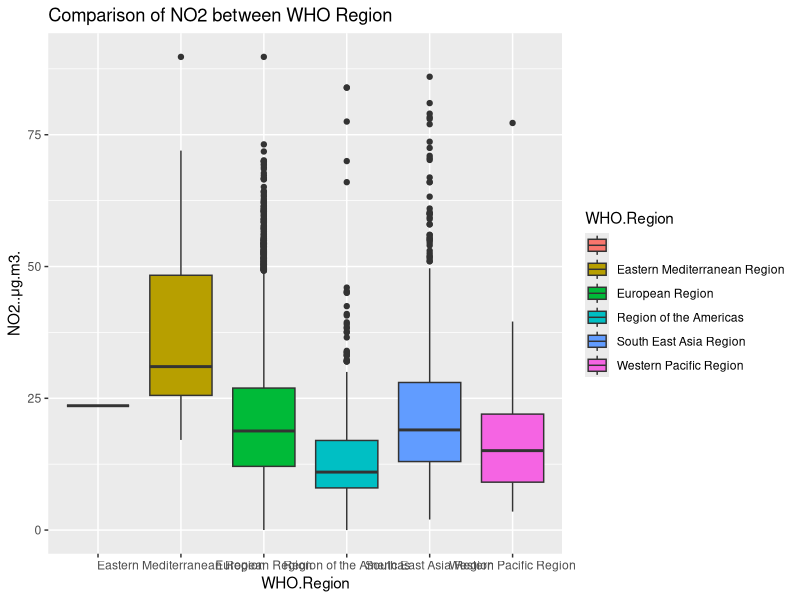
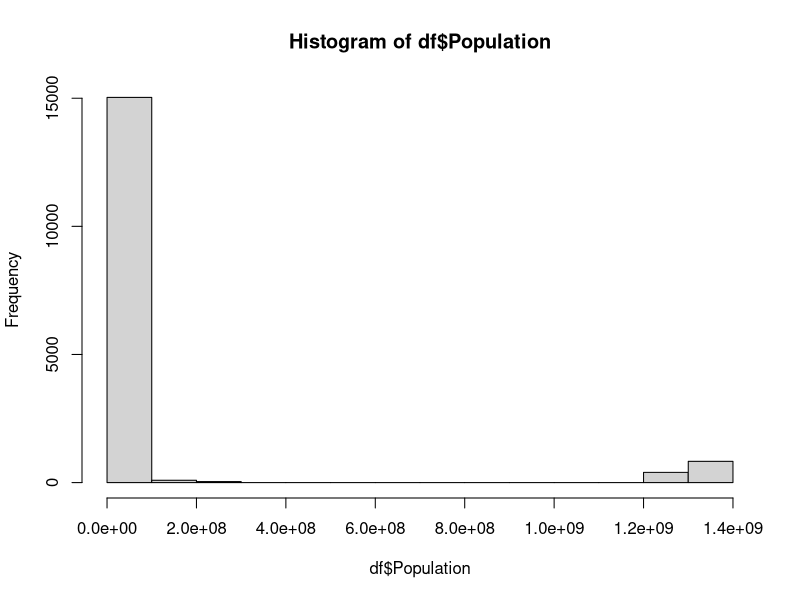
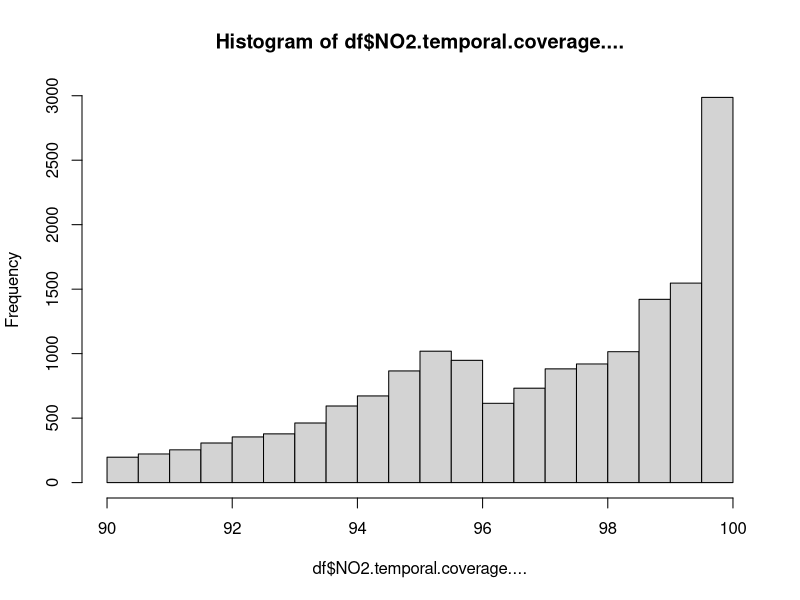

The R script that drew these images, in order:
## ---- chunk 1
#| vscode: {languageId: r}
df = read.csv('data_final.csv')
print(head(df))
## ---- chunk 2
#| vscode: {languageId: r}
summary(df)
## ---- chunk 3
#| vscode: {languageId: r}
unique_region <- unique(df$WHO.Region)
print(unique_region)
## ---- chunk 4
#| vscode: {languageId: r}
unique_iso <- unique(df$ISO3)
print(unique_iso)
## ---- chunk 5
#| vscode: {languageId: r}
unique_country <- unique(df$WHO.Country.Name)
print(unique_country)
## ---- chunk 6
#| vscode: {languageId: r}
library(dplyr)

# Balancing data choosing countries with data for years 2010, 2016, 2017, and 2018
years_to_keep <- c(2010, 2016, 2017, 2018)

# balanced data
years_to_keep <- c(2010, 2014, 2015, 2016, 2017, 2018)

# Filter the data frame
filtered_df <- df %>%
  group_by(WHO.Country.Name) %>%
  filter(all(years_to_keep %in% Measurement.Year))

# Display the filtered data frame
print(head(filtered_df))
## ---- chunk 7
#| vscode: {languageId: r}
library(ggplot2)
print(names(df))

#hist(df$NO2....g.m3.)

df %>%
  ggplot( aes(x = WHO.Region, y = NO2..μg.m3., fill=WHO.Region)) +
  geom_boxplot() +ggtitle("Comparison of NO2 between WHO Region")

hist(df$Population)

hist(df$NO2.temporal.coverage....)

## ---- chunk 8
#| vscode: {languageId: r}

df1 <- subset(df, select=c(Measurement.Year, WHO.Country.Name))

df2 <- df1[order(df1$Measurement.Year), ]
df2

table <- table(df1)

# Create a new data frame with counts for each combination of Year and Country
count_df <- df1 %>%
  group_by(Measurement.Year, WHO.Country.Name) %>%
  summarize(Frequency = n())

# Display the resulting data frame
print(count_df)

count_df[count_df$WHO.Country.Name=="Korea",]
## ---- chunk 9

df_region <- subset(df, select=c(Measurement.Year, WHO.Region))


# Create a new data frame with counts for each combination of Year and Country
df_region <- df_region %>%
  group_by(Measurement.Year, WHO.Region) %>%
  summarize(Frequency = n())

# Display the resulting data frame
print(df_region)
## ---- chunk 10


sea <- subset(df, select=NO2..μg.m3.,
                      subset=WHO.Region=="South East Asia Region", drop=T)

eur  <- subset(df, select=NO2..μg.m3.,
                      subset=WHO.Region=="European Region", drop=T)

t.test(sea, eur, alt="greater")

## ---- chunk 11

df2019 <- df[df$Measurement.Year==2019, ]

sea2 <- subset(df2019, select=NO2..μg.m3.,
                      subset=WHO.Region=="South East Asia Region", drop=T)

eur2  <- subset(df2019, select=NO2..μg.m3.,
                      subset=WHO.Region=="European Region", drop=T)

t.test(sea2, eur2, alt="greater")

## ---- chunk 12
sea2 <- subset(df2019, select=Average.NO2,
                      subset=WHO.Region=="South East Asia Region", drop=T)

eur2  <- subset(df2019, select=Average.NO2,
                      subset=WHO.Region=="European Region", drop=T)

t.test(sea2, eur2, alt="greater")
## ---- chunk 13
sea3 <- df2019[df2019$WHO.Region == "South East Asia Region", ]
eur3 <- df2019[df2019$WHO.Region == "European Region", ]
N <- 100000

ratiomeans<- numeric(N)

for (i in 1:N)
{
  sea_sample <- sample(df$NO2..μg.m3.[df$WHO.Region == 'South East Asia Region'], length(sea3), replace = TRUE)
  eur_sample <- sample(df$NO2..μg.m3.[df$WHO.Region == 'European Region'], length(eur3), replace = TRUE)
  ratiomeans[i] <- mean(sea_sample)/mean(eur_sample)
}

quantile(ratiomeans, c(0.025, 0.975))
## ---- chunk 14
sea_mean <- mean(df$NO2..μg.m3.[df$WHO.Region == 'South East Asia Region'])
eur_mean <- mean(df$NO2..μg.m3.[df$WHO.Region == 'European Region'])
ratio_actual <- sea_mean/eur_mean
(bias= mean(ratiomeans)-mean(ratio_actual)) #estimated bias
## ---- chunk 15
df$WHO.Guideline <- ifelse(df$NO2..μg.m3. >= 41.0, "above", "within")
print(head(df))

df_region_chi <- df[!is.na(df$WHO.Region) & !is.na(df$WHO.Guideline),]

tableRegion <- table(df$WHO.Region, df$WHO.Guideline)
tableRegion

chisq.test(tableRegion)

## ---- chunk 16

germany1 <- subset(df, select=NO2..μg.m3.,
                      subset=WHO.Country.Name=="Germany", drop=T)

france1  <- subset(df, select=NO2..μg.m3.,
                      subset=WHO.Country.Name=="France", drop=T)

t.test(germany1, france1, alt="greater")

## ---- chunk 17
df2010 <- df[df$Measurement.Year==2010, ]

germany2 <- subset(df2010, select=NO2..μg.m3.,
                      subset=WHO.Country.Name=="Germany", drop=T)

france2  <- subset(df2010, select=NO2..μg.m3.,
                      subset=WHO.Country.Name=="France", drop=T)

t.test(france2, germany2, alt="less")
## ---- chunk 18

germany3 <- subset(df, select=Population,
                      subset=WHO.Country.Name=="Germany", drop=T)

france3  <- subset(df, select=Population,
                      subset=WHO.Country.Name=="France", drop=T)

t.test(germany3, france3, alt="greater")

## ---- chunk 19

df_germany <- df[df$WHO.Country.Name=="Germany", ]

germany2016 <- subset(df_germany, select=NO2..μg.m3.,
                      subset=Measurement.Year=="2016", drop=T)

germany2018  <- subset(df_germany, select=NO2..μg.m3.,
                      subset=Measurement.Year=="2018", drop=T)

t.test(germany2018, germany2016, alt="less")


## ---- chunk 20

df_france <- df[df$WHO.Country.Name=="France", ]

france2010 <- subset(df_france, select=NO2..μg.m3.,
                      subset=Measurement.Year=="2010", drop=T)

france2016  <- subset(df_france, select=NO2..μg.m3.,
                      subset=Measurement.Year=="2016", drop=T)

t.test(france2016, france2010, alt="less")


## ---- chunk 21
df_france_2010 <- df_france[df_france$Measurement.Year == "2010", ]
df_france_2016 <- df_france[df_france$Measurement.Year == "2016", ]
N <- 100000

ratiomeans<- numeric(N)

for (i in 1:N)
{
  fr_sample_2010 <- sample(df_france_2010$NO2..μg.m3.[df_france_2010$Measurement.Year == '2010'], length(df_france_2010), replace = TRUE)
  fr_sample_2016 <- sample(df_france_2016$NO2..μg.m3.[df_france_2016$Measurement.Year == '2016'], length(df_france_2016), replace = TRUE)
  ratiomeans[i] <- mean(fr_sample_2010)/mean(fr_sample_2016)
}

quantile(ratiomeans, c(0.025, 0.975))

fr_mean_2010 <- mean(df_france_2010$NO2..μg.m3.[df_france_2010$Measurement.Year == '2010'])
fr_mean_2016 <- mean(df_france_2016$NO2..μg.m3.[df_france_2016$Measurement.Year == '2016'])
ratio_actual <- fr_mean_2010/fr_mean_2016
bias= mean(ratiomeans)-mean(ratio_actual) #estimated bias

print(paste("The estimated bias is", bias))
## ---- chunk 22

germany2013 <- subset(df_germany, select=NO2..μg.m3.,
                      subset=Measurement.Year=="2013", drop=T)

germany2019  <- subset(df_germany, select=NO2..μg.m3.,
                      subset=Measurement.Year=="2019", drop=T)

t.test(germany2019, germany2013, alt="less")
## ---- chunk 23


df_india <- df[df$WHO.Country.Name=="India", ]

india2014 <- subset(df_germany, select=NO2..μg.m3.,
                      subset=Measurement.Year=="2014", drop=T)

india2018  <- subset(df_germany, select=NO2..μg.m3.,
                      subset=Measurement.Year=="2018", drop=T)

t.test(india2018, india2014, alt="less")


## ---- chunk 24

df_global <- df[(df$Measurement.Year>=2013 & df$Measurement.Year<=2019),]

table_year<- table(df_global$Measurement.Year, df_global$WHO.Guideline)
table_year

chisq.test(table_year)

## ---- chunk 25

df_global2 <- df_global[df_global$WHO.Country.Name=="India" | df_global$WHO.Country.Name=="Germany" | df_global$WHO.Country.Name=="France", ]

df_global2 <- df_global2[(df_global2$Measurement.Year>=2013 & df_global2$Measurement.Year<=2019),]

table_year2 <- table(df_global2$Measurement.Year, df_global2$WHO.Guideline)
table_year2

chisq.test(table_year2)

